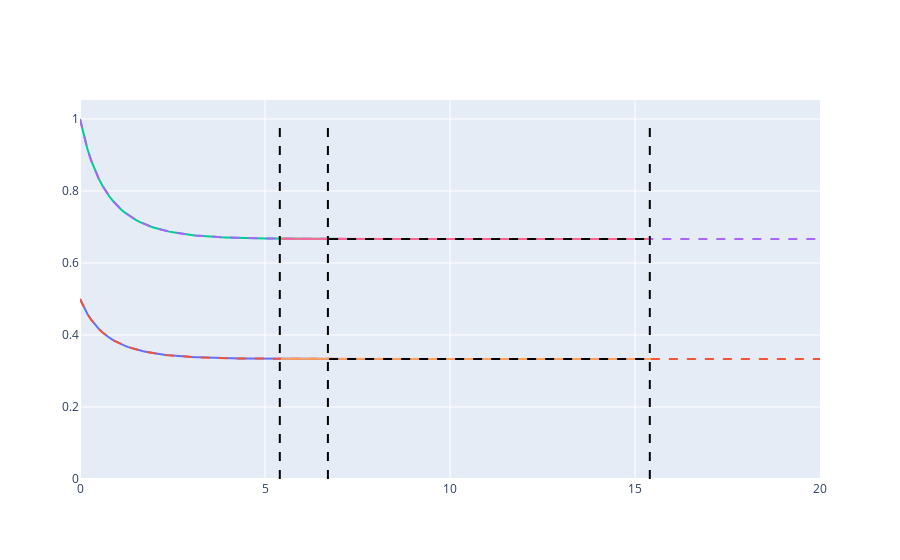

Write notebook code for a chart like this one.
### Code cell
from scipy.integrate import solve_ivp
from collections import deque
import plotly.graph_objects as go
import numpy as np

def update_buffers(new_t0_index: int, starting_integration_index: int, t: deque, y: deque, fun, alpha: np.ndarray, dt: float):
    '''
    updates the buffer so that t[new_t0_index] -> t[0] 
    and re-integrates the buffer from starting_integration_index to the end of the buffer
    '''

    t.rotate(-new_t0_index)
    y.rotate(-new_t0_index)

    number_of_steps = t.maxlen - starting_integration_index
    sol = solve_ivp(fun, 
                    (t[starting_integration_index], t[starting_integration_index] + number_of_steps*dt), 
                    y[starting_integration_index], 
                    args=(alpha,), 
                    rtol = 1e-5,
                    atol = 1e-8,
                    t_eval=np.linspace(t[starting_integration_index], t[starting_integration_index] + number_of_steps*dt, number_of_steps))
    
    # roll_back so that after appending the new results we still have t[new_t0_index] -> t[0]
    t.rotate(-starting_integration_index)
    y.rotate(-starting_integration_index)

    # append the new results to the end of the buffer
    for t_new, y_new in zip(sol.t, sol.y.T):
        t.append(t_new)
        y.append(y_new)


def fun(t, y, alpha):
    return y*(1 - y + alpha@y)

alpha = np.array([[0, -1], [-1, 0]])

t = deque(maxlen=100)
y = deque(maxlen=100)
display_size = 50
display_window = [23, 32+50]

t0 = 0.0
y0 = [0.5, 1.0]
t.append(t0)
y.append(y0)

t_initial_index = 0
number_of_steps = 100

dt = 0.1
fig = go.Figure()

sol = solve_ivp(fun, (t0, t0 + 200*dt), y0, args=(alpha,), rtol = 1e-5, atol = 1e-8, t_eval=np.linspace(t0, t0 + 200*dt, 200))
for t_new, y_new in zip(sol.t[:100], sol.y.T[:100]):
    t.append(t_new)
    y.append(y_new)

for i in range(2):
    fig.add_trace(go.Scatter(x=np.asarray(t), y=np.array(y)[:,i], mode='lines', showlegend=False))
    fig.add_trace(go.Scatter(x=sol.t, y=sol.y[i], mode='lines', showlegend=False, line=dict(dash='dash')))

# fig.add_shape(type="line", x0=(t_initial_index + number_of_steps)*dt, x1=(t_initial_index + number_of_steps)*dt, y0=0, y1=1, line=dict(color="Black", width=2, dash="dash"))
# fig.add_shape(type="line", x0=t_initial_index*dt, x1=t_initial_index*dt, y0=0, y1=1, line=dict(color="Black", width=2, dash="dash"))


integration_index = 67
new_t0_index = 54
relative_integration_index=integration_index-new_t0_index
print(t[integration_index])
print(t[new_t0_index])
print(t[integration_index] + new_t0_index*dt)

alpha = np.array([[0, -2], [1, 0]])

sol = solve_ivp(fun, (t[integration_index], t[integration_index] + (100 - (integration_index - new_t0_index))*dt), sol.y.T[integration_index], args=(alpha,), rtol = 1e-5, atol = 1e-8, t_eval=np.linspace(t[integration_index], t[integration_index] + (100 - (integration_index - new_t0_index))*dt, (100 - (integration_index - new_t0_index))))
update_buffers(new_t0_index, relative_integration_index, t, y, fun, alpha, dt)

# print(sol.t.shape)
# t.rotate(-integration_index)
# y.rotate(-integration_index)
# print(t[-1])

# for t_new, y_new in zip(sol.t, sol.y.T):
#     t.append(t_new)
#     y.append(y_new)

for i in range(2):
    fig.add_trace(go.Scatter(x=np.asarray(t), y=np.array(y)[:,i], mode='lines', showlegend=False))
    fig.add_trace(go.Scatter(x=sol.t, y=sol.y[i], mode='lines', showlegend=False, line=dict(dash='dash', color='black'), zorder=1))

fig.add_shape(type="line", x0=integration_index*dt, x1=integration_index*dt, y0=0, y1=1, line=dict(color="Black", width=2, dash="dash"))
fig.add_shape(type="line", x0=new_t0_index*dt, x1=new_t0_index*dt, y0=0, y1=1, line=dict(color="Black", width=2, dash="dash"))
fig.add_shape(type="line", x0=(new_t0_index + 100)*dt, x1=(new_t0_index + 100)*dt, y0=0, y1=1, line=dict(color="Black", width=2, dash="dash"))
# fig.add_shape(type="line", x0=25*dt, x1=25*dt, y0=0, y1=1, line=dict(color="Black", width=2, dash="dash"))


fig.show()
